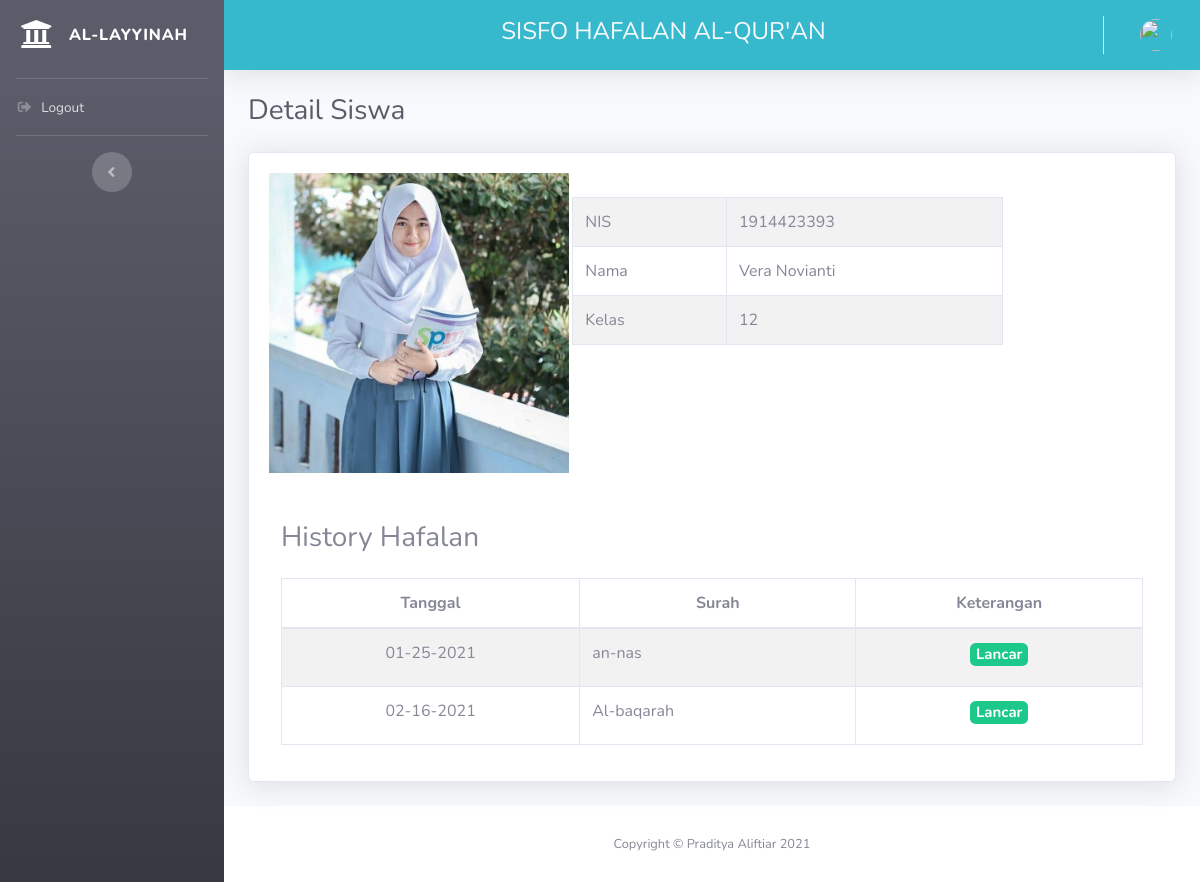
/guru/detail_siswa/1914423393, run on the app's committed database.
### tables this page shows
CREATE TABLE `siswa` (
  `id` int(11) NOT NULL,
  `nis` varchar(12) NOT NULL,
  `nama` varchar(25) NOT NULL,
  `kelas` varchar(2) NOT NULL,
  `username` varchar(20) NOT NULL,
  `password` varchar(100) NOT NULL,
  `foto` text NOT NULL,
  `role` int(1) NOT NULL
);

CREATE TABLE `hafalan` (
  `id` int(11) NOT NULL,
  `tanggal` date NOT NULL,
  `nis` varchar(12) NOT NULL,
  `nama` varchar(25) NOT NULL,
  `kelas` int(2) NOT NULL,
  `surah` varchar(20) NOT NULL,
  `keterangan` varchar(20) NOT NULL
);

### application/controllers/Guru.php (called while the page is built, shortened)
<?php
class Guru extends CI_Controller
{
    public function detail_siswa($nis)
    {
        $data['title'] = 'Detail Siswa';
        $data['user']  = $this->db->get_where('guru', ['username'
        => $this->session->userdata('username')])->row_array();
        $data['siswa'] = $this->M_siswa->get_siswa_by_nis($nis)->result();
        $data['hafalan'] = $this->M_hafalan->get_hafalan_by_nis($nis)->result();
        $this->load->view('guru/detail-siswa', $data);
    }
}

### index.php (called while the page is built, shortened)
<?php
require_once BASEPATH.'core/CodeIgniter.php';

### application/models/M_siswa.php (called while the page is built, shortened)
<?php
class M_siswa extends CI_Model
{
    public function get_siswa_by_nis($nis)
    {
        $this->db->where('nis', $nis);
        return $this->db->get('siswa');
    }
}

### application/models/M_hafalan.php (called while the page is built, shortened)
<?php
class M_hafalan extends CI_Model
{
    public function get_hafalan_by_nis($nis)
    {
        $this->db->where('nis', $nis);
        return $this->db->get('hafalan');
    }
}

### application/views/guru/detail-siswa.php (the view, shortened to what this page needs)
<?php $this->view('templates/header') ?>
<?php $this->view('templates/sidebar') ?>
<?php $this->view('templates/topbar') ?>
<div class="container-fluid">
    <h1 class="h3 mb-4 text-gray-800"><?= $title ?></h1>
    <div class="card shadow mb-4">
        <div class="card-body">
            <div class="row">
                <div class="col-lg-4">
                    <?php foreach ($siswa as $s) : ?>
                        <img src="<?= base_url('assets/img/profile/') . $s->foto ?>" width="300px" height="300px" class="mb-4">
                    <?php endforeach; ?>
                </div>
                <div class="col-lg-6 mt-4">
                    <?php foreach ($siswa as $s) : ?>
                        <table class="table table-striped table-bordered">
                            <tr>
                                <td>NIS</td>
                                <td><?= $s->nis ?></td>
                            </tr>
                            <tr>
                                <td>Nama</td>
                                <td><?= $s->nama ?></td>
                            </tr>
                            <tr>
                                <td>Kelas</td>
                                <td><?= $s->kelas ?></td>
                            </tr>
                        </table>
                    <?php endforeach ?>
                </div>
            </div>
            <div class="col-lg-12">
                <h3 class="mt-4">History Hafalan</h3>
                <table class="table table-bordered table-striped">
                    <table class="table table-bordered table-hover table-striped" id="dataTable" width="100%">
                        <thead>
                            <tr>
                                <th class="text-center">Tanggal</th>
                                <th class="text-center">Surah</th>
                                <th class="text-center">Keterangan</th>
                            </tr>
                        </thead>
                        <tbody>
                            <?php foreach ($hafalan as $h) : ?>
                                <tr>
                                    <td class="text-center">
                                        <?= date('m-d-Y', strtotime($h->tanggal)) ?>
                                    </td>
                                    <td><?= $h->surah ?></td>
                                    <td class="text-center">
                                        <?php if ($h->keterangan == 'lancar') : ?>
                                            <h5><span class="badge badge-success">Lancar</span></h5>
                                        <?php endif; ?>
                                    </td>
                                </tr>
                            <?php endforeach; ?>
                        </tbody>
                    </table>
            </div>
        </div>
    </div>
</div>
</div>
<?php $this->view('templates/footer') ?>

### application/views/templates/header.php (shortened to what this page needs)
<!DOCTYPE html>
<html lang="en">
<head>
    <link href="<?= base_url('assets/') ?>vendor/fontawesome-free/css/all.min.css" rel="stylesheet" type="text/css">
    <link href="<?= base_url('assets/') ?>css/sb-admin-2.min.css" rel="stylesheet">
    <link href="<?= base_url('assets/') ?>vendor/datatables/dataTables.bootstrap4.min.css" rel="stylesheet">
</head>
<body id="page-top">
    <div id="wrapper">

### application/views/templates/sidebar.php (shortened to what this page needs)
<ul class="navbar-nav bg-gradient-dark sidebar sidebar-dark accordion" id="accordionSidebar">
    <a class="sidebar-brand d-flex align-items-center justify-content-center text-white mb-2">
        <div class="sidebar-brand-icon">
            <i class="fas fa-university"></i>
        </div>
        <div class="sidebar-brand-text mx-3">Al-layyinah</div>
    </a>
    <hr class="sidebar-divider d-none d-md-block mb-0">
    <li class="nav-item">
        <a class="nav-link" href="#" data-toggle="modal" data-target="#logoutModal">
            <i class="fas fa-fw fa-sign-out-alt"></i>
            <span>Logout</span></a>
    </li>
    <hr class="sidebar-divider d-none d-md-block">
    <div class="text-center d-none d-md-inline">
        <button class="rounded-circle border-0" id="sidebarToggle"></button>
    </div>
</ul>

### application/views/templates/topbar.php (shortened to what this page needs)
<div id="content-wrapper" class="d-flex flex-column">
    <div id="content">
        <nav class="navbar navbar-expand navbar-light bg-info  topbar mb-4 static-top shadow">
            <h4 class="ml-auto text-light">SISFO HAFALAN AL-QUR'AN</h4>
            <ul class="navbar-nav ml-auto">
                <li class="nav-item dropdown no-arrow">
                    <a class="nav-link dropdown-toggle" href="#" id="userDropdown" role="button" data-toggle="dropdown" aria-haspopup="true" aria-expanded="false">
                        <img class="img-profile rounded-circle" src="<?= base_url('assets/img/profile/') . $user['foto'] ?>">
                    </a>
                </li>
            </ul>
        </nav>

### application/views/templates/footer.php (shortened to what this page needs)
<footer class="sticky-footer bg-white">
    <div class="container my-auto">
        <div class="copyright text-center my-auto">
            <span>Copyright &copy; Praditya Aliftiar <?= date('Y') ?></span>
        </div>
    </div>
</footer>
</div>
</div>
</body>
</html>

### data on the page
siswa: foto (picture), nis "1914423393", nama "Vera Novianti", kelas "12"
hafalan: tanggal "01-25-2021", surah "an-nas", keterangan "Lancar"
hafalan: tanggal "02-16-2021", surah "Al-baqarah", keterangan "Lancar"

### other printed values
$title "Detail Siswa"
